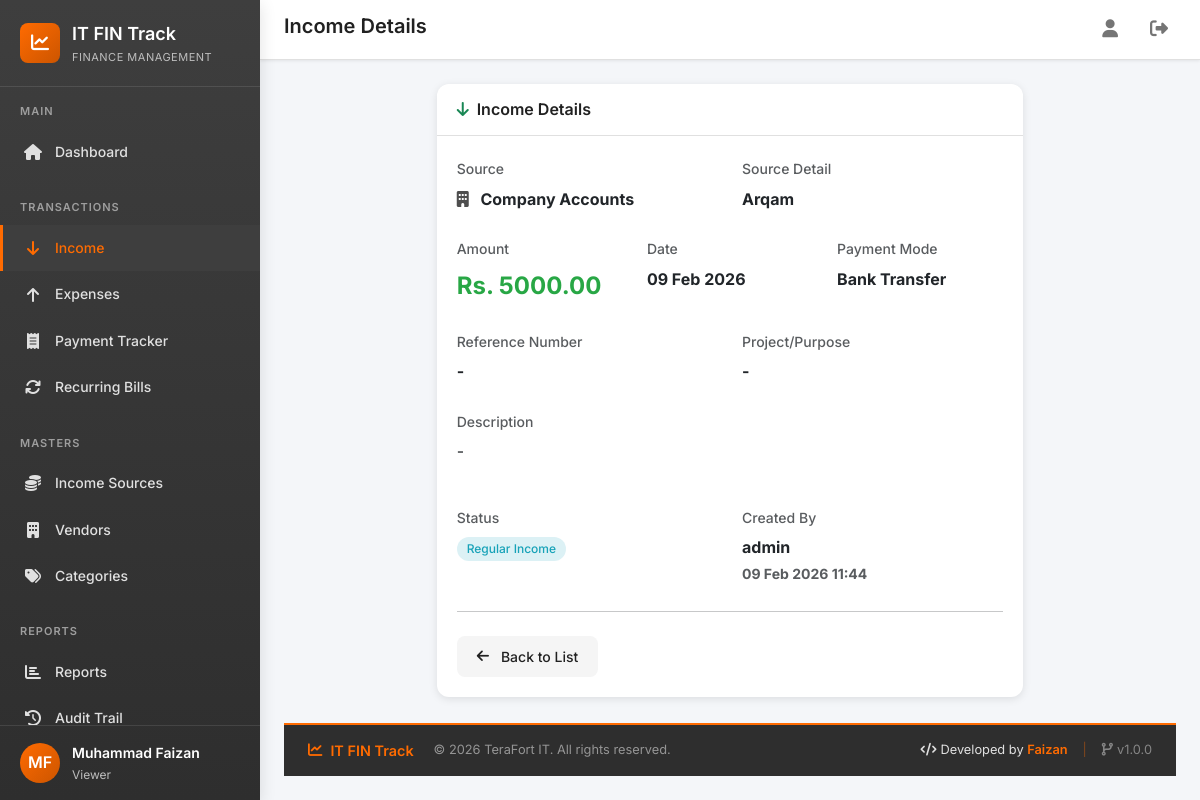
/income/2/ (signed in), run on the app's committed database.
### core/models/user.py (models this page shows, shortened)
class User(AbstractUser):
    class Role(models.TextChoices):
        ADMIN = 'admin', 'Administrator'
        EXECUTIVE = 'executive', 'IT Executive'
        ACCOUNTANT = 'accountant', 'Accountant'
        MANAGER = 'manager', 'Manager'
        VIEWER = 'viewer', 'Viewer'
    role = models.CharField(
        max_length=20,
        choices=Role.choices,
        default=Role.VIEWER,
        help_text='User role determines access permissions'
    )
    department = models.CharField(
        max_length=100,
        blank=True,
        default='IT',
        help_text='Department the user belongs to'
    )
    phone = models.CharField(
        max_length=20,
        blank=True,
        help_text='Contact phone number'
    )
    is_soft_deleted = models.BooleanField(
        default=False,
        help_text='Soft delete flag - never lose data'
    )
    created_at = models.DateTimeField(auto_now_add=True)
    updated_at = models.DateTimeField(auto_now=True)
    class Meta:
        verbose_name = 'User'
        verbose_name_plural = 'Users'
        ordering = ['-created_at']
    @property
    def is_admin(self):
        return self.role == self.Role.ADMIN
    @property
    def can_edit(self):
        return self.role in [self.Role.ADMIN, self.Role.EXECUTIVE, self.Role.ACCOUNTANT]

### core/models/income.py (models this page shows, shortened)
class Income(models.Model):
    class PaymentMode(models.TextChoices):
        CASH = 'cash', 'Cash'
        BANK = 'bank', 'Bank Transfer'
        ONLINE = 'online', 'Online Payment'
        CHEQUE = 'cheque', 'Cheque'
    source = models.ForeignKey(
        'IncomeSource',
        on_delete=models.PROTECT,
        related_name='incomes',
        help_text='Source of the income'
    )
    source_detail = models.CharField(
        max_length=200,
        blank=True,
        help_text='Additional details about the source (e.g., person name)'
    )
    amount = models.DecimalField(
        max_digits=12,
        decimal_places=2,
        help_text='Amount received'
    )
    date = models.DateField(
        help_text='Date of receiving the amount'
    )
    reference_number = models.CharField(
        max_length=100,
        blank=True,
        help_text='Reference number (voucher, transaction ID, etc.)'
    )
    payment_mode = models.CharField(
        max_length=20,
        choices=PaymentMode.choices,
        default=PaymentMode.CASH,
        help_text='Mode of payment'
    )
    project = models.CharField(
        max_length=200,
        blank=True,
        help_text='Linked project or purpose (optional)'
    )
    description = models.TextField(
        blank=True,
        help_text='Description or notes about this income'
    )
    is_reimbursable = models.BooleanField(
        default=False,
        help_text='Is this amount to be reimbursed later?'
    )
    reimbursed = models.BooleanField(
        default=False,
        help_text='Has this amount been reimbursed?'
    )
    reimbursed_date = models.DateField(
        null=True,
        blank=True,
        help_text='Date when reimbursement was received'
    )
    created_by = models.ForeignKey(
        settings.AUTH_USER_MODEL,
        on_delete=models.PROTECT,
        related_name='incomes_created',
        help_text='User who created this record'
    )
    is_soft_deleted = models.BooleanField(
        default=False,
        help_text='Soft delete flag'
    )
    created_at = models.DateTimeField(auto_now_add=True)
    updated_at = models.DateTimeField(auto_now=True)
    class Meta:
        verbose_name = 'Income'
        verbose_name_plural = 'Incomes'
        ordering = ['-date', '-created_at']

### core/models/income_source.py (models this page shows, shortened)
class IncomeSource(models.Model):
    name = models.CharField(
        max_length=100,
        unique=True,
        help_text='Name of the income source'
    )
    description = models.TextField(
        blank=True,
        help_text='Description of this income source'
    )
    icon = models.CharField(
        max_length=50,
        default='fa-money-bill',
        help_text='Font Awesome icon class (e.g., fa-building)'
    )
    color = models.CharField(
        max_length=7,
        default='#FF6B01',
        help_text='Color for this source (hex code)'
    )
    contact_person = models.CharField(
        max_length=100,
        blank=True,
        help_text='Contact person for this source'
    )
    contact_phone = models.CharField(
        max_length=20,
        blank=True,
        help_text='Contact phone number'
    )
    contact_email = models.EmailField(
        blank=True,
        help_text='Contact email'
    )
    notes = models.TextField(
        blank=True,
        help_text='Additional notes'
    )
    is_active = models.BooleanField(
        default=True,
        help_text='Whether this source is active'
    )
    is_soft_deleted = models.BooleanField(
        default=False,
        help_text='Soft delete flag'
    )
    created_at = models.DateTimeField(auto_now_add=True)
    updated_at = models.DateTimeField(auto_now=True)
    class Meta:
        verbose_name = 'Income Source'
        verbose_name_plural = 'Income Sources'
        ordering = ['name']

### core/views/income.py (the view)
# urls.py: path('income/<int:pk>/', income_views.income_detail, name='income_detail'),
@login_required
def income_detail(request, pk):
    income = get_object_or_404(Income, pk=pk, is_soft_deleted=False)
    context = {
        'income': income,
    }
    return render(request, 'core/income/detail.html', context)

### core/context_processors.py (called while the page is built)
def theme_colors(request):
    return {
        'THEME_COLORS': getattr(settings, 'THEME_COLORS', {}),
    }

### templates/core/income/detail.html (shortened to what this page needs)
{% extends 'base.html' %}
{% block page_title %}Income Details{% endblock %}
{% block content %}
<div class="fade-in">
    <div class="row justify-content-center">
        <div class="col-lg-8">
            <div class="card">
                <div class="card-header d-flex justify-content-between align-items-center">
                    <h5 class="card-title mb-0">
                        <i class="fas fa-arrow-down me-2 text-success"></i>Income Details
                    </h5>
                </div>
                <div class="card-body">
                    <div class="row g-4">
                        <div class="col-md-6">
                            <label class="form-label text-muted">Source</label>
                            <div class="fw-bold">
                                <i class="fas {{ income.source.icon }} me-2" style="color:{{ income.source.color }}"></i>
                                {{ income.source.name }}
                            </div>
                        </div>
                        <div class="col-md-6">
                            <label class="form-label text-muted">Source Detail</label>
                            <div class="fw-bold">{{ income.source_detail|default:"-" }}</div>
                        </div>
                        <div class="col-md-4">
                            <label class="form-label text-muted">Amount</label>
                            <div class="amount-positive amount-large">Rs. {{ income.amount|floatformat:2 }}</div>
                        </div>
                        <div class="col-md-4">
                            <label class="form-label text-muted">Date</label>
                            <div class="fw-bold">{{ income.date|date:"d M Y" }}</div>
                        </div>
                        <div class="col-md-4">
                            <label class="form-label text-muted">Payment Mode</label>
                            <div class="fw-bold">{{ income.get_payment_mode_display }}</div>
                        </div>
                        <div class="col-md-6">
                            <label class="form-label text-muted">Reference Number</label>
                            <div class="fw-bold">{{ income.reference_number|default:"-" }}</div>
                        </div>
                        <div class="col-md-6">
                            <label class="form-label text-muted">Project/Purpose</label>
                            <div class="fw-bold">{{ income.project|default:"-" }}</div>
                        </div>
                        <div class="col-12">
                            <label class="form-label text-muted">Description</label>
                            <div>{{ income.description|default:"-"|linebreaks }}</div>
                        </div>
                        <div class="col-md-6">
                            <label class="form-label text-muted">Status</label>
                            <div>
                                {% if income.is_reimbursable %}
                                    {% if income.reimbursed %}
                                    <span class="badge bg-success">Reimbursed on {{ income.reimbursed_date|date:"d M Y" }}</span>
                                    {% else %}
                                    <span class="badge bg-warning">Pending Reimbursement</span>
                                    {% endif %}
                                {% else %}
                                <span class="badge bg-info">Regular Income</span>
                                {% endif %}
                            </div>
                        </div>
                        <div class="col-md-6">
                            <label class="form-label text-muted">Created By</label>
                            <div class="fw-bold">
                                {{ income.created_by.get_full_name|default:income.created_by.username }}
                                <br><small class="text-muted">{{ income.created_at|date:"d M Y H:i" }}</small>
                            </div>
                        </div>
                    </div>
                    <hr class="my-4">
                    <a href="{% url 'core:income_list' %}" class="btn btn-light">
                        <i class="fas fa-arrow-left me-1"></i>Back to List
                    </a>
                </div>
            </div>
        </div>
    </div>
</div>
{% endblock %}

### templates/base.html (shortened to what this page needs)
{% load static %}
<!DOCTYPE html>
<html lang="en">
<head>
    <link href="https://cdn.jsdelivr.net/npm/bootstrap@5.3.2/dist/css/bootstrap.min.css" rel="stylesheet">
    <link rel="stylesheet" href="https://cdnjs.cloudflare.com/ajax/libs/font-awesome/6.5.1/css/all.min.css">
    <link rel="stylesheet" href="{% static 'css/style.css' %}">
</head>
<body>
    <div class="app-container">
        <aside class="sidebar" id="sidebar">
            <div class="sidebar-header">
                <div class="sidebar-logo">
                    <i class="fas fa-chart-line"></i>
                </div>
                <div>
                    <div class="sidebar-title">IT FIN Track</div>
                    <div class="sidebar-subtitle">Finance Management</div>
                </div>
            </div>
            <nav class="sidebar-nav">
                <div class="nav-section">
                    <div class="nav-section-title">Main</div>
                    <a href="{% url 'core:dashboard' %}" class="nav-link {% if request.resolver_match.url_name == 'dashboard' %}active{% endif %}">
                        <i class="fas fa-home"></i>
                        <span>Dashboard</span>
                    </a>
                </div>
                <div class="nav-section">
                    <div class="nav-section-title">Transactions</div>
                    <a href="{% url 'core:income_list' %}" class="nav-link {% if 'income' in request.resolver_match.url_name and 'source' not in request.resolver_match.url_name %}active{% endif %}">
                        <i class="fas fa-arrow-down"></i>
                        <span>Income</span>
                    </a>
                    <a href="{% url 'core:expense_list' %}" class="nav-link {% if 'expense' in request.resolver_match.url_name %}active{% endif %}">
                        <i class="fas fa-arrow-up"></i>
                        <span>Expenses</span>
                    </a>
                    <a href="{% url 'core:payment_tracker' %}" class="nav-link {% if 'payment_tracker' in request.resolver_match.url_name %}active{% endif %}">
                        <i class="fas fa-receipt"></i>
                        <span>Payment Tracker</span>
                    </a>
                    <a href="{% url 'core:recurring_bill_list' %}" class="nav-link {% if 'recurring_bill' in request.resolver_match.url_name %}active{% endif %}">
                        <i class="fas fa-sync"></i>
                        <span>Recurring Bills</span>
                    </a>
                </div>
                <div class="nav-section">
                    <div class="nav-section-title">Masters</div>
                    <a href="{% url 'core:income_source_list' %}" class="nav-link {% if 'income_source' in request.resolver_match.url_name %}active{% endif %}">
                        <i class="fas fa-coins"></i>
                        <span>Income Sources</span>
                    </a>
                    <a href="{% url 'core:vendor_list' %}" class="nav-link {% if 'vendor' in request.resolver_match.url_name %}active{% endif %}">
                        <i class="fas fa-building"></i>
                        <span>Vendors</span>
                    </a>
                    <a href="{% url 'core:category_list' %}" class="nav-link {% if 'category' in request.resolver_match.url_name %}active{% endif %}">
                        <i class="fas fa-tags"></i>
                        <span>Categories</span>
                    </a>
                </div>
                <div class="nav-section">
                    <div class="nav-section-title">Reports</div>
                    <a href="{% url 'core:report_dashboard' %}" class="nav-link {% if request.resolver_match.url_name == 'report_dashboard' %}active{% endif %}">
                        <i class="fas fa-chart-bar"></i>
                        <span>Reports</span>
                    </a>
                    <a href="{% url 'core:audit_trail' %}" class="nav-link {% if 'audit' in request.resolver_match.url_name %}active{% endif %}">
                        <i class="fas fa-history"></i>
                        <span>Audit Trail</span>
                    </a>
                </div>
            </nav>
            <div class="sidebar-footer">
                <div class="user-info">
                    <div class="user-avatar">
                        {{ request.user.first_name|slice:":1"|upper }}{{ request.user.last_name|slice:":1"|upper }}
                    </div>
                    <div>
                        <div class="user-name">{{ request.user.get_full_name|default:request.user.username }}</div>
                        <div class="user-role">{{ request.user.get_role_display }}</div>
                    </div>
                </div>
            </div>
        </aside>
        <main class="main-content">
            <header class="top-header">
                <div class="header-left">
                    <h1 class="page-title">{% block page_title %}Dashboard{% endblock %}</h1>
                </div>
                <div class="header-right">
                    <a href="{% url 'core:profile' %}" class="header-btn" title="Profile">
                        <i class="fas fa-user"></i>
                    </a>
                    <a href="{% url 'core:logout' %}" class="header-btn" title="Logout">
                        <i class="fas fa-sign-out-alt"></i>
                    </a>
                </div>
            </header>
            {% block content %}{% endblock %}
            <footer class="app-footer">
                <div class="footer-content">
                    <div class="footer-left">
                        <span class="footer-brand">
                            <i class="fas fa-chart-line me-2"></i>IT FIN Track
                        </span>
                        <span class="footer-copyright">
                            &copy; {% now "Y" %} TeraFort IT. All rights reserved.
                        </span>
                    </div>
                    <div class="footer-right">
                        <span class="footer-developer">
                            <i class="fas fa-code me-1"></i>Developed by <strong>Faizan</strong>
                        </span>
                        <span class="footer-divider">|</span>
                        <span class="footer-version">
                            <i class="fas fa-code-branch me-1"></i>v1.0.0
                        </span>
                    </div>
                </div>
            </footer>
        </main>
    </div>
</body>
</html>

### data on the page
User: user.first_name "M", user.last_name "F", user.get_full_name "Muhammad Faizan", user.role "Viewer"
Income: source.name "Company Accounts", source_detail "Arqam", amount "5000.00", date "09 Feb 2026", payment_mode "Bank Transfer", reference_number "-", project "-", description "-", created_by.get_full_name "admin", created_at "09 Feb 2026 11:44"
